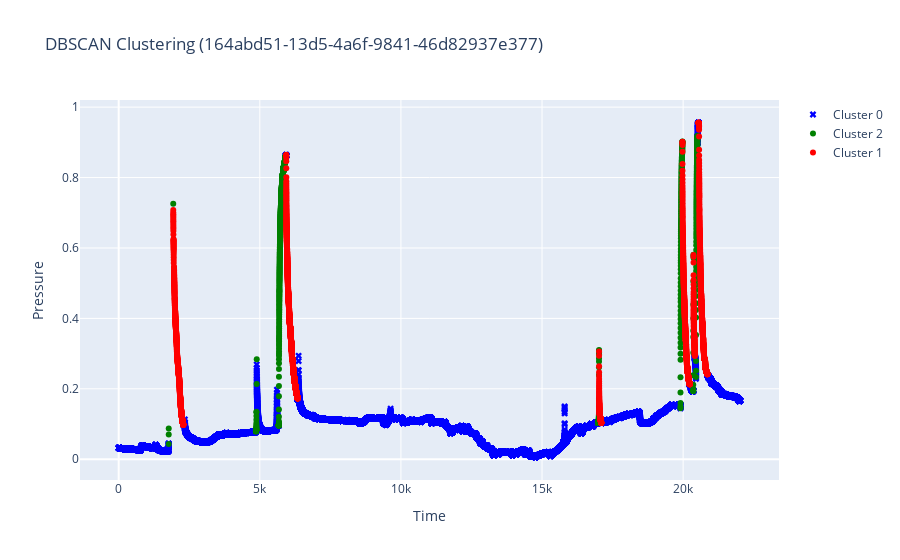

The code cell stored with this chart in its notebook:
### Markdown cell above
## Сырая кластеризация

### Code cell
filename, recovery, drop, clust_df = process_file_without_postfilters(filename, DATA_PATH)
plot_data(clust_df, filename)

### Figure 1 — Plotly figure (JSON) as saved in the notebook; plotly's stock layout.template omitted (floating-point values rounded to 4 significant figures; data arrays with more than 128 entries replaced by an {"elided": "..."} marker saying what was removed)
{"data": [{"marker": {"color": "blue", "size": 6, "symbol": "x"}, "mode": "markers", "name": "Cluster 0", "type": "scatter", "x": {"elided": "51865 float values"}, "y": {"elided": "51865 float values"}}, {"marker": {"color": "green", "size": 6, "symbol": "circle"}, "mode": "markers", "name": "Cluster 2", "type": "scatter", "x": {"elided": "1061 float values"}, "y": {"elided": "1061 float values"}}, {"marker": {"color": "red", "size": 6, "symbol": "circle"}, "mode": "markers", "name": "Cluster 1", "type": "scatter", "x": {"elided": "3760 float values"}, "y": {"elided": "3760 float values"}}], "layout": {"showlegend": true, "title": {"text": "DBSCAN Clustering (164abd51-13d5-4a6f-9841-46d82937e377)"}, "xaxis": {"title": {"text": "Time"}}, "yaxis": {"title": {"text": "Pressure"}}}}
